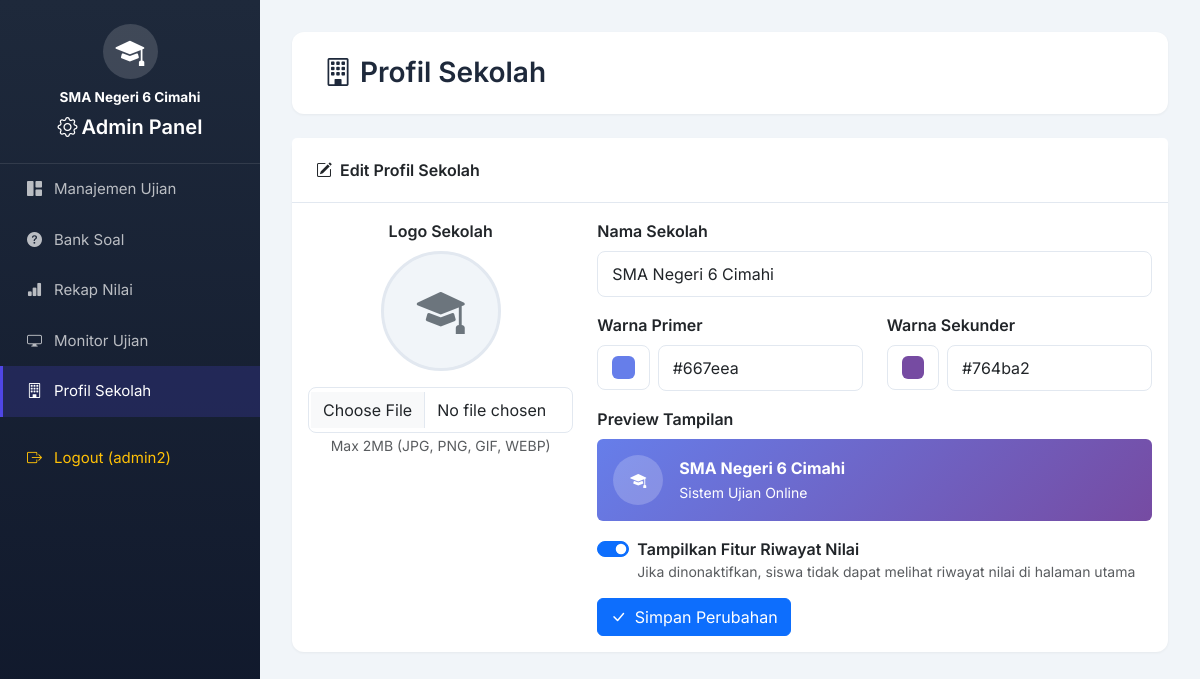
The page /admin/profil_sekolah.php (signed in) on the database its author committed.
### tables this page shows
CREATE TABLE `konfigurasi_sekolah` (
  `id` int NOT NULL AUTO_INCREMENT,
  `nama_sekolah` varchar(255) NOT NULL DEFAULT 'SMA Negeri 6 Cimahi',
  `logo` varchar(255) DEFAULT NULL,
  `warna_primer` varchar(20) DEFAULT '#667eea',
  `warna_sekunder` varchar(20) DEFAULT '#764ba2',
  `tampilkan_riwayat` enum('ya','tidak') DEFAULT 'ya',
  `created_at` timestamp NULL DEFAULT CURRENT_TIMESTAMP,
  `updated_at` timestamp NULL DEFAULT CURRENT_TIMESTAMP ON UPDATE CURRENT_TIMESTAMP,
  PRIMARY KEY (`id`)
);

### config/init_sekolah.php (called while the page is built, shortened)
<?php
$konfigurasi_cache = null;
function getKonfigurasiSekolah($conn) {
    global $konfigurasi_cache;
    if ($konfigurasi_cache !== null) {
        return $konfigurasi_cache;
    }
    $result = $conn->query("SELECT * FROM konfigurasi_sekolah LIMIT 1");
    $konfigurasi_cache = $result->fetch_assoc();
    return $konfigurasi_cache;
}
?>

### admin/profil_sekolah.php (the view, shortened to what this page needs)
<?php
require_once '../config/init_sekolah.php';
$sekolah = getKonfigurasiSekolah($conn);
$sekolah = getKonfigurasiSekolah($conn);
?>
<!DOCTYPE html>
<html lang="id">
<head>
    <link href="../vendor/bootstrap/bootstrap.min.css" rel="stylesheet">
    <link rel="stylesheet" href="../vendor/bootstrap-icons/bootstrap-icons.min.css">
<body>
    <div class="sidebar" id="sidebar">
        <div class="sidebar-brand">
            <div class="school-logo">
                <i class="bi bi-mortarboard-fill" style="font-size: 1.8rem;"></i>
            </div>
            <div class="text-white fw-bold" style="font-size: 0.85rem;"><?= htmlspecialchars($sekolah['nama_sekolah']) ?></div>
            <h5 class="mt-2"><i class="bi bi-gear me-1"></i>Admin Panel</h5>
        </div>
        <div class="sidebar-menu">
            <a href="index.php"><i class="bi bi-grid-1x2-fill"></i> Manajemen Ujian</a>
            <a href="tambah_soal.php"><i class="bi bi-question-circle-fill"></i> Bank Soal</a>
            <a href="rekap_nilai.php"><i class="bi bi-bar-chart-fill"></i> Rekap Nilai</a>
            <a href="monitor_ujian.php"><i class="bi bi-display"></i> Monitor Ujian</a>
            <a href="profil_sekolah.php" class="active"><i class="bi bi-building"></i> Profil Sekolah</a>
            <a href="logout.php" class="text-warning mt-3"><i class="bi bi-box-arrow-right"></i> Logout (<?= htmlspecialchars($_SESSION['admin_username']) ?>)</a>
        </div>
    </div>
    <div class="main-content">
        <div class="page-header animate-fade-in">
            <h3><i class="bi bi-building me-2"></i>Profil Sekolah</h3>
        </div>
        <div class="card animate-fade-in">
            <div class="card-header">
                <i class="bi bi-pencil-square me-2"></i>Edit Profil Sekolah
            </div>
            <div class="card-body">
                <form method="POST" enctype="multipart/form-data">
                    <div class="row">
                        <div class="col-md-4 text-center mb-4">
                            <label class="form-label fw-semibold">Logo Sekolah</label>
                            <div class="logo-preview mb-3">
                                <?php if ($sekolah['logo'] && file_exists('../uploads/' . $sekolah['logo'])): ?>
                                    <img src="../uploads/<?= $sekolah['logo'] ?>" alt="Logo">
                                <?php else: ?>
                                    <i class="bi bi-mortarboard-fill text-secondary" style="font-size: 3rem;"></i>
                                <?php endif; ?>
                            </div>
                            <input type="file" name="logo" class="form-control" accept="image/*">
                            <small class="text-muted">Max 2MB (JPG, PNG, GIF, WEBP)</small>
                        </div>
                        <div class="col-md-8">
                            <div class="mb-3">
                                <label class="form-label fw-semibold">Nama Sekolah</label>
                                <input type="text" name="nama_sekolah" class="form-control"
                                       value="<?= htmlspecialchars($sekolah['nama_sekolah']) ?>" required>
                            </div>
                            <div class="row">
                                <div class="col-md-6 mb-3">
                                    <label class="form-label fw-semibold">Warna Primer</label>
                                    <div class="d-flex align-items-center gap-2">
                                        <input type="color" name="warna_primer" class="form-control form-control-color"
                                               value="<?= $sekolah['warna_primer'] ?>" style="width: 60px; height: 45px;">
                                        <input type="text" class="form-control" value="<?= $sekolah['warna_primer'] ?>"
                                               id="warnaPrimerValue" readonly>
                                    </div>
                                </div>
                                <div class="col-md-6 mb-3">
                                    <label class="form-label fw-semibold">Warna Sekunder</label>
                                    <div class="d-flex align-items-center gap-2">
                                        <input type="color" name="warna_sekunder" class="form-control form-control-color"
                                               value="<?= $sekolah['warna_sekunder'] ?>" style="width: 60px; height: 45px;">
                                        <input type="text" class="form-control" value="<?= $sekolah['warna_sekunder'] ?>"
                                               id="warnaSekunderValue" readonly>
                                    </div>
                                </div>
                            </div>
                            <div class="mb-3">
                                <label class="form-label fw-semibold">Preview Tampilan</label>
                                <div class="p-3 rounded" style="background: linear-gradient(135deg, <?= $sekolah['warna_primer'] ?> 0%, <?= $sekolah['warna_sekunder'] ?> 100%);">
                                    <div class="d-flex align-items-center gap-3 text-white">
                                        <div style="width: 50px; height: 50px; background: rgba(255,255,255,0.2); border-radius: 50%; display: flex; align-items: center; justify-content: center;">
                                            <i class="bi bi-mortarboard-fill"></i>
                                        </div>
                                        <div>
                                            <div class="fw-bold"><?= htmlspecialchars($sekolah['nama_sekolah']) ?></div>
                                            <small>Sistem Ujian Online</small>
                                        </div>
                                    </div>
                                </div>
                            </div>
                            <div class="mb-3 form-check form-switch">
                                <input class="form-check-input" type="checkbox" role="switch" name="tampilkan_riwayat"
                                       id="tampilkanRiwayat" <?= ($sekolah['tampilkan_riwayat'] ?? 'ya') === 'ya' ? 'checked' : '' ?>>
                                <label class="form-check-label fw-semibold" for="tampilkanRiwayat">
                                    Tampilkan Fitur Riwayat Nilai
                                </label>
                                <div class="text-muted small">Jika dinonaktifkan, siswa tidak dapat melihat riwayat nilai di halaman utama</div>
                            </div>
                            <button type="submit" name="simpan_profil" class="btn btn-primary">
                                <i class="bi bi-check-lg me-1"></i> Simpan Perubahan
                            </button>
                        </div>
                    </div>
                </form>
            </div>
        </div>
    </div>
</body>
</html>

### admin/profil_sekolah.php (style rules this page uses)
:root { --primary: #4f46e5; --primary-hover: #4338ca; --secondary: #64748b; --success: #10b981; --danger: #ef4444; --dark: #1e293b; --light: #f8fafc; --border: #e2e8f0; --sidebar-width: 260px; }
* { font-family: 'Inter', sans-serif; }
body { background-color: #f1f5f9; min-height: 100vh; }
.sidebar { width: var(--sidebar-width); min-height: 100vh; background: linear-gradient(180deg, #1e293b 0%, #0f172a 100%); position: fixed; left: 0; top: 0; z-index: 1000; }
.sidebar-brand { padding: 1.5rem; border-bottom: 1px solid rgba(255,255,255,0.1); text-align: center; }
.sidebar-brand h5 { color: #fff; font-weight: 600; margin: 0; }
.school-logo { width: 55px; height: 55px; background: rgba(255,255,255,0.15); border-radius: 50%; display: inline-flex; align-items: center; justify-content: center; color: #fff; margin-bottom: 8px; }
.sidebar a { color: rgba(255,255,255,0.7); text-decoration: none; padding: 0.875rem 1.5rem; display: flex; align-items: center; gap: 0.75rem; transition: all 0.2s ease; border-left: 3px solid transparent; font-size: 0.9375rem; }
.sidebar a.active { background: rgba(79, 70, 229, 0.2); color: #fff; border-left-color: var(--primary); }
.main-content { margin-left: var(--sidebar-width); padding: 2rem; transition: margin-left 0.3s ease; }
.page-header { background: #fff; border-radius: 12px; padding: 1.5rem 2rem; margin-bottom: 1.5rem; box-shadow: 0 1px 3px rgba(0,0,0,0.05); }
.page-header h3 { margin: 0; font-weight: 600; color: var(--dark); }
.card { border: none; border-radius: 12px; box-shadow: 0 1px 3px rgba(0,0,0,0.05); }
.card-header { background: #fff; border-bottom: 1px solid var(--border); padding: 1.25rem 1.5rem; font-weight: 600; }
.form-control, .form-select { border: 1px solid var(--border); border-radius: 8px; padding: 0.625rem 0.875rem; }
.logo-preview { width: 120px; height: 120px; border-radius: 50%; background: #f1f5f9; display: flex; align-items: center; justify-content: center; margin: 0 auto; overflow: hidden; border: 3px solid var(--border); }
.animate-fade-in { animation: fadeIn 0.3s ease; }

### rows shown on the page
konfigurasi_sekolah: nama_sekolah "SMA Negeri 6 Cimahi", warna_primer "#667eea", warna_sekunder "#764ba2", tampilkan_riwayat "☑"

### other values the page prints
$_SESSION['admin_username'] "admin2"
